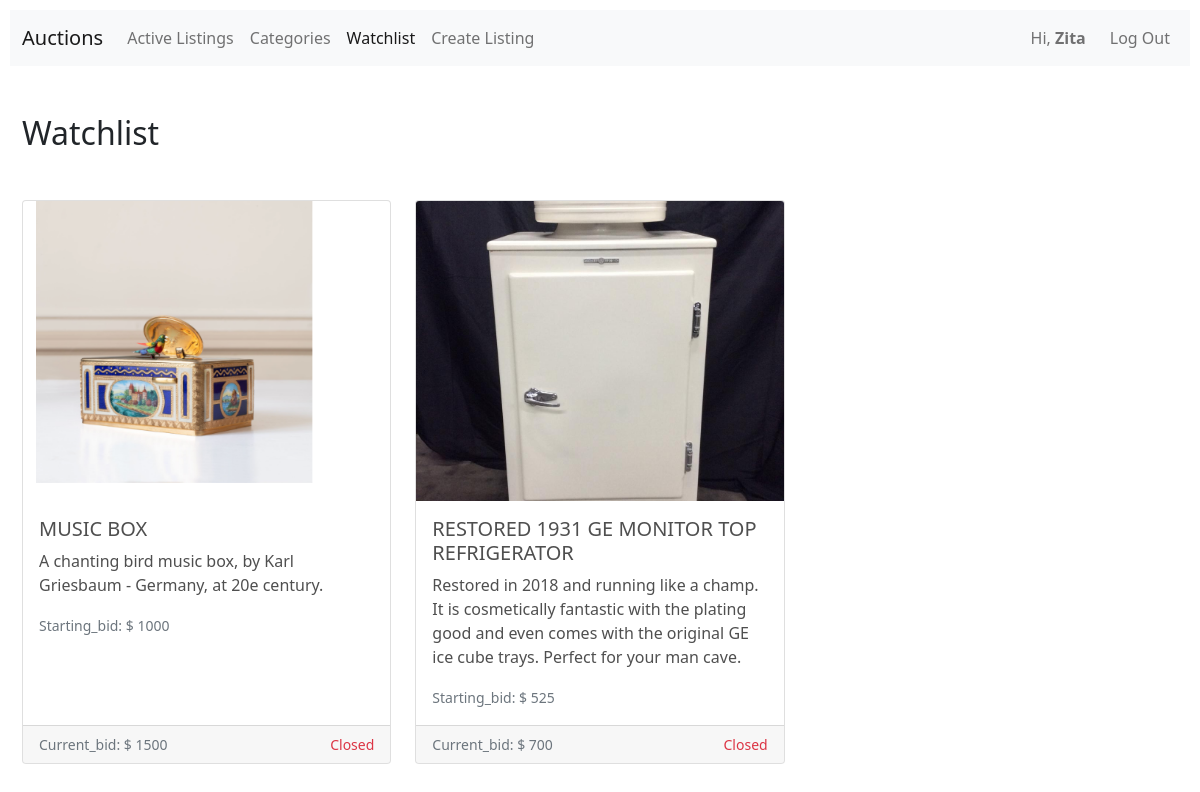
Screenshot of /watchlist (signed in) with the database file from the repository.
### auctions/models.py (models this page shows, shortened)
class User(AbstractUser):
    pass

class Listing(models.Model):
    user = models.ForeignKey('User', on_delete=models.CASCADE, related_name='listing_creator')
    title = models.CharField(max_length=64)
    category = models.ForeignKey('Category', on_delete=models.CASCADE, related_name='category')
    description = models.TextField()
    image = models.ImageField(upload_to='images')
    starting_bid = models.IntegerField()
    bids = models.ManyToManyField('Bid', related_name='bids', blank=True)
    current_bid = models.ForeignKey('Bid', on_delete=models.CASCADE, related_name='current_bid', blank=True, null=True)
    active = models.BooleanField(default=True)
    comments = models.ManyToManyField('Comment', related_name='comments', blank=True)

class Bid(models.Model):
    bidder = models.ForeignKey('User', on_delete=models.CASCADE, related_name='bidder')
    listing = models.ForeignKey('Listing', on_delete=models.CASCADE, related_name='listing_bidded')
    bid = models.IntegerField()

### auctions/views.py (the view)
# urls.py: path("watchlist", views.watchlist, name="watchlist"),
@login_required
def watchlist(request):
    try:
        watchlist = Watchlist.objects.get(user=request.user)
    except Watchlist.DoesNotExist:
        watchlist = None
    if watchlist is None or not watchlist.listings.all():
        messages.info(request, 'Nothing has been added to watchlist.')
        return redirect('index')
    return render(request, "auctions/watchlist.html", {
        "listings": watchlist.listings.all()
    })

### auctions/templates/auctions/watchlist.html
{% extends "auctions/layout.html" %}
{% block body %}
<h2 class="mb-5">Watchlist</h2>
<div class="row row-cols-1 row-cols-md-3 g-4">
    {% for listing in listings %}
    <div class="col">
        <a href="{% url 'listing_page' listing.id %}">
            <div class="card h-100">
                <img src="{{listing.image.url}}" class="card-img-top" alt="{{listing.image}}">
                <div class="card-body">
                    <h5 class="card-title">{{ listing.title }}</h5>
                    <p class="card-text">{{ listing.description }}</p>
                    <small class="text-muted">Starting_bid: $ {{ listing.starting_bid }}</small>
                </div>
                <div class="card-footer d-flex justify-content-between">
                    {% if listing.current_bid is None %}
                    <small class="text-muted">No bid</small>
                    {% else %}
                    <small class="text-muted">Current_bid: $ {{ listing.current_bid.bid }}</small>
                    {% endif %}
                    {% if listing.active %}
                    <small class="text-primary">Active</small>
                    {% else %}
                    <small class="text-danger">Closed</small>
                    {% endif %}
                </div>
            </div>
        </a>
    </div>
    {% endfor %}
</div>
{% endblock %}

### auctions/templates/auctions/layout.html (shortened to what this page needs)
{% load static %}
<!DOCTYPE html>
<html lang="en">
  <head>
    <link
      href="https://cdn.jsdelivr.net/npm/bootstrap@5.0.2/dist/css/bootstrap.min.css"
      rel="stylesheet"
    />
    <link
      rel="stylesheet"
      href="https://cdn.jsdelivr.net/npm/bootstrap-icons@1.8.3/font/bootstrap-icons.css"
    />
    <link href="{% static 'auctions/styles.css' %}" rel="stylesheet" />
  </head>
  <body>
    <nav class="navbar navbar-expand-lg navbar-light bg-light">
      <div class="container-fluid">
        <a class="navbar-brand" href="{% url 'index' %}">Auctions</a>
        <div class="collapse navbar-collapse" id="navbarSupportedContent">
          <ul class="navbar-nav me-auto">
            <li class="nav-item">
              <a class="nav-link page active" href="{% url 'index' %}">Active Listings</a>
            </li>
            <li class="nav-item">
              <a class="nav-link page" href="{% url 'category' %}">Categories</a>
            </li>
            <li class="nav-item">
              <a class="nav-link page" href="{% url 'watchlist' %}">Watchlist</a>
            </li>
            <li class="nav-item">
              <a class="nav-link page" href="{% url 'create_listing' %}"
                >Create Listing</a
              >
            </li>
          </ul>
          <ul class="navbar-nav ms-auto">
            {% if user.is_authenticated %}
            <li class="navbar-text pe-3">
              Hi, <strong>{{ user.username }}</strong>
            </li>
            <li class="nav-item">
              <a class="nav-link" href="{% url 'logout' %}">Log Out</a>
            </li>
            {% endif %}
          </ul>
        </div>
      </div>
    </nav>
    <main class="container-fluid mt-5">
        {% block body %} {% endblock %}
    </main>
  </body>
</html>

### auctions/static/auctions/styles.css (style rules this page uses)
body { padding: 10px; }
a:link, a:visited { text-decoration: none; color: rgba(7, 7, 7, 0.709); }
.card-img-top { width: 100%; height: 25vw; object-fit: cover; }
.card-title { text-transform: uppercase; }

### rows the page displays
User: username "Zita"
Listing: image (picture), title "MUSIC BOX", description "A chanting bird music box, by Karl Griesbaum - Germany, at 20e century.", starting_bid "1000", current_bid.bid "1500", active "Closed"
Listing: image (picture), title "RESTORED 1931 GE MONITOR TOP REFRIGERATOR", description "Restored in 2018 and running like a champ. It is cosmetically fantastic with the plating good and even comes with the original GE ice cube trays. Perfect for your man cave.", starting_bid "525", current_bid.bid "700", active "Closed"
